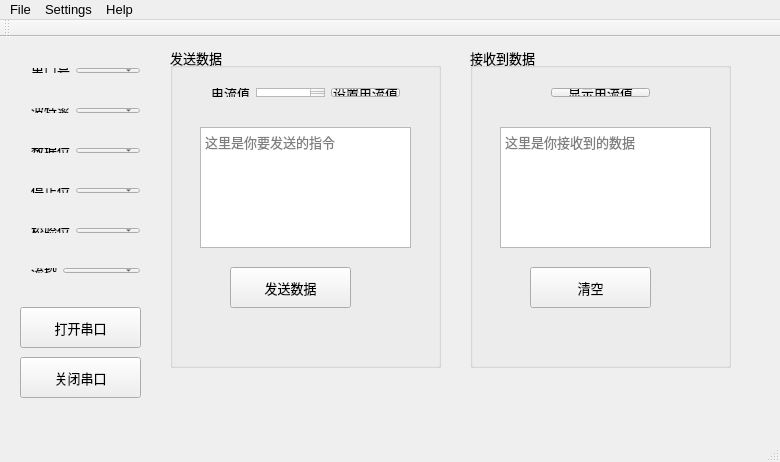
<?xml version="1.0" encoding="UTF-8"?>
<ui version="4.0">
 <class>MainWindow</class>
 <widget class="QMainWindow" name="MainWindow">
  <property name="geometry">
   <rect>
    <x>0</x>
    <y>0</y>
    <width>780</width>
    <height>462</height>
   </rect>
  </property>
  <property name="font">
   <font>
    <family>Microsoft YaHei UI</family>
    <pointsize>10</pointsize>
   </font>
  </property>
  <property name="windowTitle">
   <string>MainWindow</string>
  </property>
  <widget class="QWidget" name="centralWidget">
   <widget class="QWidget" name="layoutWidget">
    <property name="geometry">
     <rect>
      <x>20</x>
      <y>60</y>
      <width>131</width>
      <height>27</height>
     </rect>
    </property>
    <layout class="QHBoxLayout" name="horizontalLayout_2">
     <item>
      <widget class="QLabel" name="label_2">
       <property name="text">
        <string>波特率</string>
       </property>
      </widget>
     </item>
     <item>
      <widget class="QComboBox" name="comboBoxBaudRate">
       <property name="enabled">
        <bool>true</bool>
       </property>
      </widget>
     </item>
    </layout>
   </widget>
   <widget class="QWidget" name="layoutWidget_2">
    <property name="geometry">
     <rect>
      <x>20</x>
      <y>100</y>
      <width>131</width>
      <height>27</height>
     </rect>
    </property>
    <layout class="QHBoxLayout" name="horizontalLayout_3">
     <item>
      <widget class="QLabel" name="label_3">
       <property name="text">
        <string>数据位</string>
       </property>
      </widget>
     </item>
     <item>
      <widget class="QComboBox" name="comboBoxDataBit">
       <property name="enabled">
        <bool>true</bool>
       </property>
      </widget>
     </item>
    </layout>
   </widget>
   <widget class="QGroupBox" name="groupBox">
    <property name="geometry">
     <rect>
      <x>470</x>
      <y>10</y>
      <width>261</width>
      <height>321</height>
     </rect>
    </property>
    <property name="title">
     <string>接收到数据</string>
    </property>
    <widget class="QTextBrowser" name="textBrowserReceive">
     <property name="geometry">
      <rect>
       <x>30</x>
       <y>80</y>
       <width>211</width>
       <height>121</height>
      </rect>
     </property>
     <property name="placeholderText">
      <string>这里是你接收到的数据</string>
     </property>
    </widget>
    <widget class="QWidget" name="layoutWidget">
     <property name="geometry">
      <rect>
       <x>70</x>
       <y>30</y>
       <width>121</width>
       <height>31</height>
      </rect>
     </property>
     <layout class="QHBoxLayout" name="horizontalLayout_7">
      <item>
       <widget class="QPushButton" name="recCurButton">
        <property name="text">
         <string>显示电流值</string>
        </property>
       </widget>
      </item>
     </layout>
    </widget>
    <widget class="QPushButton" name="clearDataButton">
     <property name="geometry">
      <rect>
       <x>60</x>
       <y>220</y>
       <width>121</width>
       <height>41</height>
      </rect>
     </property>
     <property name="text">
      <string>清空</string>
     </property>
    </widget>
   </widget>
   <widget class="QWidget" name="layoutWidget_3">
    <property name="geometry">
     <rect>
      <x>20</x>
      <y>140</y>
      <width>131</width>
      <height>27</height>
     </rect>
    </property>
    <layout class="QHBoxLayout" name="horizontalLayout_4">
     <item>
      <widget class="QLabel" name="label_4">
       <property name="text">
        <string>停止位</string>
       </property>
      </widget>
     </item>
     <item>
      <widget class="QComboBox" name="comboBoxStopBit">
       <property name="enabled">
        <bool>true</bool>
       </property>
      </widget>
     </item>
    </layout>
   </widget>
   <widget class="QPushButton" name="closeConnButton">
    <property name="geometry">
     <rect>
      <x>20</x>
      <y>320</y>
      <width>121</width>
      <height>41</height>
     </rect>
    </property>
    <property name="text">
     <string>关闭串口</string>
    </property>
   </widget>
   <widget class="QWidget" name="layoutWidget_4">
    <property name="geometry">
     <rect>
      <x>20</x>
      <y>20</y>
      <width>131</width>
      <height>27</height>
     </rect>
    </property>
    <layout class="QHBoxLayout" name="horizontalLayout">
     <item>
      <widget class="QLabel" name="serialNumLabel">
       <property name="text">
        <string>串口号</string>
       </property>
      </widget>
     </item>
     <item>
      <widget class="QComboBox" name="comboBoxSeriNum"/>
     </item>
    </layout>
   </widget>
   <widget class="QGroupBox" name="groupBox_2">
    <property name="geometry">
     <rect>
      <x>170</x>
      <y>10</y>
      <width>271</width>
      <height>321</height>
     </rect>
    </property>
    <property name="title">
     <string>发送数据</string>
    </property>
    <widget class="QTextEdit" name="textEditSendData">
     <property name="geometry">
      <rect>
       <x>30</x>
       <y>80</y>
       <width>211</width>
       <height>121</height>
      </rect>
     </property>
     <property name="placeholderText">
      <string>这里是你要发送的指令</string>
     </property>
    </widget>
    <widget class="QPushButton" name="sendDataButton">
     <property name="geometry">
      <rect>
       <x>60</x>
       <y>220</y>
       <width>121</width>
       <height>41</height>
      </rect>
     </property>
     <property name="text">
      <string>发送数据</string>
     </property>
    </widget>
    <widget class="QWidget" name="layoutWidget">
     <property name="geometry">
      <rect>
       <x>30</x>
       <y>30</y>
       <width>211</width>
       <height>31</height>
      </rect>
     </property>
     <layout class="QHBoxLayout" name="horizontalLayout_5">
      <item>
       <widget class="QLabel" name="label_8">
        <property name="text">
         <string>电流值</string>
        </property>
       </widget>
      </item>
      <item>
       <widget class="QTextEdit" name="textEditSendCurData">
        <property name="placeholderText">
         <string>电流值</string>
        </property>
       </widget>
      </item>
      <item>
       <widget class="QPushButton" name="sendCurButton">
        <property name="text">
         <string>设置电流值</string>
        </property>
       </widget>
      </item>
     </layout>
    </widget>
   </widget>
   <widget class="QPushButton" name="openConnButton">
    <property name="geometry">
     <rect>
      <x>20</x>
      <y>270</y>
      <width>121</width>
      <height>41</height>
     </rect>
    </property>
    <property name="text">
     <string>打开串口</string>
    </property>
   </widget>
   <widget class="QWidget" name="layoutWidget_6">
    <property name="geometry">
     <rect>
      <x>20</x>
      <y>180</y>
      <width>131</width>
      <height>27</height>
     </rect>
    </property>
    <layout class="QHBoxLayout" name="horizontalLayout_8">
     <item>
      <widget class="QLabel" name="serialNumLabel_2">
       <property name="text">
        <string>校验位</string>
       </property>
      </widget>
     </item>
     <item>
      <widget class="QComboBox" name="comboBox_parity"/>
     </item>
    </layout>
   </widget>
   <widget class="QWidget" name="layoutWidget_7">
    <property name="geometry">
     <rect>
      <x>20</x>
      <y>220</y>
      <width>131</width>
      <height>27</height>
     </rect>
    </property>
    <layout class="QHBoxLayout" name="horizontalLayout_9">
     <item>
      <widget class="QLabel" name="serialNumLabel_3">
       <property name="text">
        <string>流控</string>
       </property>
      </widget>
     </item>
     <item>
      <widget class="QComboBox" name="comboBox_flowBit"/>
     </item>
    </layout>
   </widget>
  </widget>
  <widget class="QToolBar" name="mainToolBar">
   <attribute name="toolBarArea">
    <enum>TopToolBarArea</enum>
   </attribute>
   <attribute name="toolBarBreak">
    <bool>false</bool>
   </attribute>
  </widget>
  <widget class="QStatusBar" name="statusBar"/>
  <widget class="QMenuBar" name="menuBar">
   <property name="geometry">
    <rect>
     <x>0</x>
     <y>0</y>
     <width>780</width>
     <height>23</height>
    </rect>
   </property>
   <widget class="QMenu" name="menu">
    <property name="title">
     <string>File</string>
    </property>
    <addaction name="actionopen"/>
    <addaction name="actionnew"/>
   </widget>
   <widget class="QMenu" name="menuSettings">
    <property name="title">
     <string>Settings</string>
    </property>
   </widget>
   <widget class="QMenu" name="menuHelp">
    <property name="title">
     <string>Help</string>
    </property>
    <addaction name="actionAbout"/>
    <addaction name="actionIndex"/>
   </widget>
   <addaction name="menu"/>
   <addaction name="menuSettings"/>
   <addaction name="menuHelp"/>
  </widget>
  <action name="actionopen">
   <property name="text">
    <string>open</string>
   </property>
  </action>
  <action name="actionnew">
   <property name="text">
    <string>new</string>
   </property>
  </action>
  <action name="actionAbout">
   <property name="text">
    <string>About</string>
   </property>
  </action>
  <action name="actionIndex">
   <property name="text">
    <string>Index</string>
   </property>
  </action>
 </widget>
 <layoutdefault spacing="6" margin="11"/>
 <resources/>
 <connections/>
</ui>
